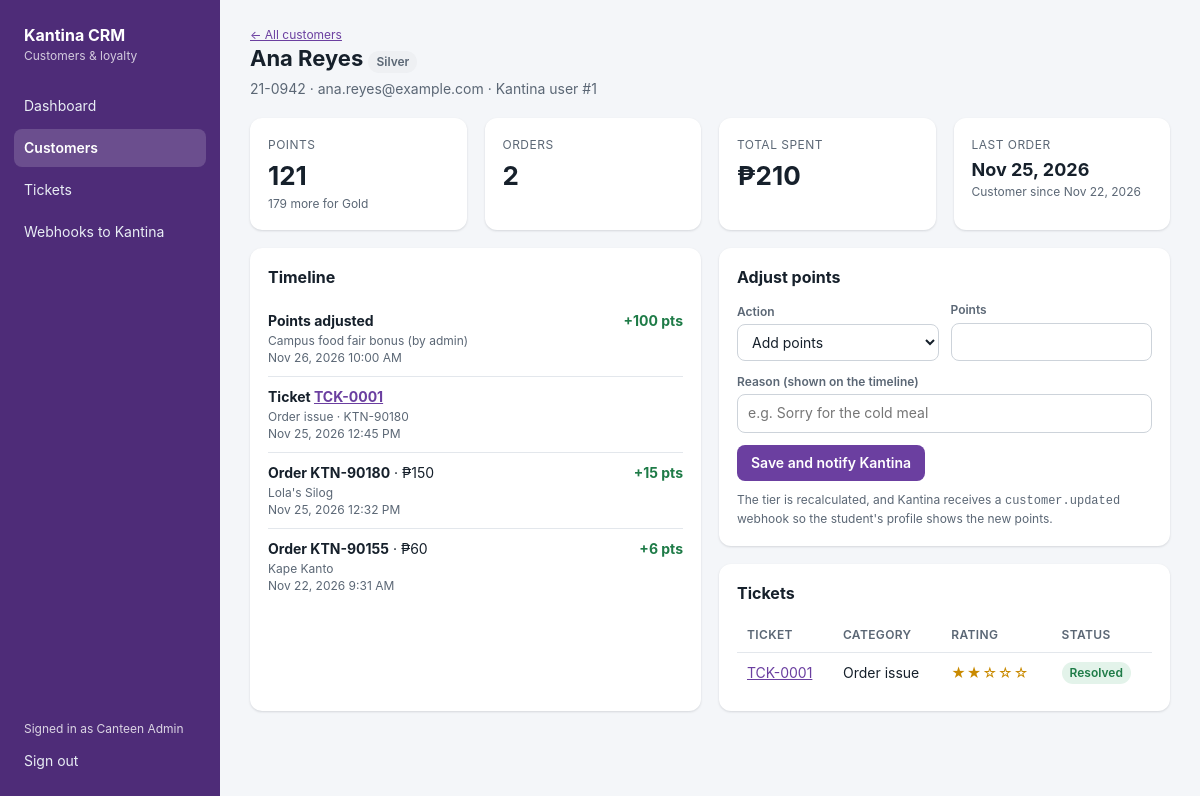
Screenshot of /crm/admin/customers.php?id=1 (signed in) with the database file from the repository.
### tables this page shows
CREATE TABLE crm_customers (
  id              INT UNSIGNED AUTO_INCREMENT PRIMARY KEY,
  kantina_user_id INT UNSIGNED  NOT NULL UNIQUE,
  student_id      VARCHAR(20)   NULL,
  name            VARCHAR(120)  NOT NULL,
  email           VARCHAR(120)  NULL,
  orders_count    INT UNSIGNED  NOT NULL DEFAULT 0,
  total_spent     DECIMAL(10,2) NOT NULL DEFAULT 0,
  points          INT UNSIGNED  NOT NULL DEFAULT 0,
  tier            ENUM('Bronze','Silver','Gold') NOT NULL DEFAULT 'Bronze',
  first_order_at  DATETIME      NULL,
  last_order_at   DATETIME      NULL,
  created_at      DATETIME      NOT NULL DEFAULT CURRENT_TIMESTAMP,
  updated_at      DATETIME      NOT NULL DEFAULT CURRENT_TIMESTAMP ON UPDATE CURRENT_TIMESTAMP,
  KEY idx_crm_customers_name (name)
);

CREATE TABLE crm_interactions (
  id          BIGINT UNSIGNED AUTO_INCREMENT PRIMARY KEY,
  customer_id INT UNSIGNED  NOT NULL,
  type        ENUM('order_completed','points_adjusted','ticket') NOT NULL,
  ref         VARCHAR(60)   NOT NULL,
  amount      DECIMAL(10,2) NULL,
  points      INT           NOT NULL DEFAULT 0,
  note        VARCHAR(255)  NULL,
  created_at  DATETIME      NOT NULL DEFAULT CURRENT_TIMESTAMP,
  UNIQUE KEY uq_crm_interaction (type, ref),
  KEY idx_crm_interactions_customer (customer_id, created_at),
  CONSTRAINT fk_crm_interactions_customer FOREIGN KEY (customer_id) REFERENCES crm_customers(id) ON DELETE CASCADE
);

CREATE TABLE crm_tickets (
  id           INT UNSIGNED AUTO_INCREMENT PRIMARY KEY,
  ticket_no    VARCHAR(20)  NULL UNIQUE,
  external_ref VARCHAR(40)  NOT NULL UNIQUE,
  customer_id  INT UNSIGNED NOT NULL,
  order_ref    VARCHAR(40)  NULL,
  stall_id     VARCHAR(40)  NULL,
  category     ENUM('order_issue','complaint','suggestion','praise') NOT NULL,
  rating       TINYINT UNSIGNED NULL,
  message      TEXT         NOT NULL,
  status       ENUM('open','in_progress','resolved') NOT NULL DEFAULT 'open',
  reply        TEXT         NULL,
  created_at   DATETIME     NOT NULL DEFAULT CURRENT_TIMESTAMP,
  updated_at   DATETIME     NOT NULL DEFAULT CURRENT_TIMESTAMP ON UPDATE CURRENT_TIMESTAMP,
  resolved_at  DATETIME     NULL,
  KEY idx_crm_tickets_status (status, created_at),
  CONSTRAINT fk_crm_tickets_customer FOREIGN KEY (customer_id) REFERENCES crm_customers(id) ON DELETE CASCADE
);

### crm/api/lib/Config.php (called while the page is built, shortened)
<?php
final class Config
{
    private static array $data = [];
    private static string $appDir = '';
    public static function load(string $appDir, string $appName): void
    {
        self::$appDir = rtrim($appDir, '/\\');
        $config = require self::$appDir . '/config.php';
        self::$data = $config;
    }
    public static function get(string $path, $default = null)
    {
        $node = self::$data;
        foreach (explode('.', $path) as $key) {
            $node = $node[$key];
        }
        return $node;
    }
}

### crm/api/lib/Db.php (called while the page is built, shortened)
<?php
final class Db
{
    private static ?PDO $pdo = null;
    public static function pdo(): PDO
    {
        if (self::$pdo === null) {
            $dsn = sprintf(
                'mysql:host=%s;port=%d;dbname=%s;charset=utf8mb4',
                Config::get('db.host', '127.0.0.1'),
                (int) Config::get('db.port', 3306),
                Config::get('db.name')
            );
            self::$pdo = new PDO($dsn, Config::get('db.user', 'root'), (string) Config::get('db.pass', ''), [
                PDO::ATTR_ERRMODE => PDO::ERRMODE_EXCEPTION,
                PDO::ATTR_DEFAULT_FETCH_MODE => PDO::FETCH_ASSOC,
                PDO::ATTR_EMULATE_PREPARES => false,
                PDO::ATTR_STRINGIFY_FETCHES => false,
            ]);
            self::$pdo->exec("SET time_zone = '+08:00'");
            self::$pdo->exec("SET SESSION sql_mode = 'ONLY_FULL_GROUP_BY,STRICT_TRANS_TABLES,NO_ZERO_IN_DATE,NO_ZERO_DATE,ERROR_FOR_DIVISION_BY_ZERO,NO_ENGINE_SUBSTITUTION'");
        }
        return self::$pdo;
    }
    public static function all(string $sql, array $params = []): array
    {
        $stmt = self::pdo()->prepare($sql);
        $stmt->execute($params);
        return $stmt->fetchAll();
    }
    public static function one(string $sql, array $params = []): ?array
    {
        $stmt = self::pdo()->prepare($sql);
        $stmt->execute($params);
        $row = $stmt->fetch();
        return $row === false ? null : $row;
    }
}

### crm/api/src/Customers.php (called while the page is built, shortened)
<?php
final class Customers
{
    public static function byId(int $id, bool $lock = false): array
    {
        $c = Db::one('SELECT * FROM crm_customers WHERE id = ?' . ($lock ? ' FOR UPDATE' : ''), [$id]);
        return $c;
    }
    public static function interactions(int $customerId, int $limit = 100): array
    {
        return Db::all('SELECT * FROM crm_interactions WHERE customer_id = ? ORDER BY created_at DESC, id DESC LIMIT ' . max(1, $limit), [$customerId]);
    }
}

### crm/api/src/Tickets.php (called while the page is built, shortened)
<?php
final class Tickets
{
    private static function baseSql(): string
    {
        return 'SELECT t.*, c.kantina_user_id, c.student_id, c.name AS customer_name
                  FROM crm_tickets t JOIN crm_customers c ON c.id = t.customer_id';
    }
    public static function forCustomer(int $customerId): array
    {
        return Db::all(self::baseSql() . ' WHERE t.customer_id = ? ORDER BY t.created_at DESC', [$customerId]);
    }
}

### crm/admin/customers.php (the view, shortened to what this page needs)
<?php
require __DIR__ . '/_init.php';
$id = isset($_GET['id']) ? (int) $_GET['id'] : null;
if ($id) {
    try {
        $c = Customers::byId($id);
    } catch (HttpError $e) {
        flash('error', $e->getMessage());
        redirect('customers.php');
    }
    $timeline = Customers::interactions($id);
    $tickets = Tickets::forCustomer($id);
    $nextTier = null;
    foreach (array_reverse(Customers::TIERS, true) as $tier => $min) {
        if ((int) $c['points'] < $min) {
            $nextTier = [$tier, $min - (int) $c['points']];
            break;
        }
    }
    ?>
    <div class="page-head">
      <div>
        <div class="small"><a href="customers.php">← All customers</a></div>
        <h1><?= h($c['name']) ?> <?= tier_badge($c['tier']) ?></h1>
        <div class="muted"><?= h($c['student_id'] ?: '—') ?> · <?= h($c['email'] ?: 'no email') ?> · Kantina user #<?= (int) $c['kantina_user_id'] ?></div>
      </div>
    </div>
    <div class="grid grid-4">
      <div class="card stat"><div class="label">Points</div><div class="value"><?= number_format((int) $c['points']) ?></div>
        <div class="small muted"><?= $nextTier ? h($nextTier[1]) . ' more for ' . h($nextTier[0]) : 'Top tier' ?></div></div>
      <div class="card stat"><div class="label">Orders</div><div class="value"><?= (int) $c['orders_count'] ?></div></div>
      <div class="card stat"><div class="label">Total spent</div><div class="value"><?= peso($c['total_spent']) ?></div></div>
      <div class="card stat"><div class="label">Last order</div><div class="value" style="font-size:18px;"><?= $c['last_order_at'] ? h(date('M j, Y', strtotime($c['last_order_at']))) : '—' ?></div>
        <div class="small muted">Customer since <?= h(date('M j, Y', strtotime($c['first_order_at'] ?: $c['created_at']))) ?></div></div>
    </div>
    <div class="grid grid-2">
      <div class="card">
        <h2>Timeline</h2>
        <?php if (!$timeline): ?><p class="muted">Nothing yet.</p><?php else: ?>
        <ul class="timeline">
          <?php foreach ($timeline as $i): ?>
            <li>
              <div>
                <?php if ($i['type'] === 'order_completed'): ?>
                  <strong>Order <?= h($i['ref']) ?></strong> · <?= peso($i['amount']) ?><div class="small muted"><?= h($i['note']) ?></div>
                <?php elseif ($i['type'] === 'points_adjusted'): ?>
                  <strong>Points adjusted</strong><div class="small muted"><?= h($i['note']) ?></div>
                <?php else: ?>
                  <strong>Ticket <a href="tickets.php?no=<?= h(urlencode($i['ref'])) ?>"><?= h($i['ref']) ?></a></strong><div class="small muted"><?= h($i['note']) ?></div>
                <?php endif; ?>
                <div class="small muted"><?= h(date('M j, Y g:i A', strtotime($i['created_at']))) ?></div>
              </div>
              <div class="nowrap">
                <?php if ((int) $i['points'] > 0): ?><span class="pts-plus">+<?= (int) $i['points'] ?> pts</span>
                <?php elseif ((int) $i['points'] < 0): ?><span class="pts-minus"><?= (int) $i['points'] ?> pts</span><?php endif; ?>
              </div>
            </li>
          <?php endforeach; ?>
        </ul>
        <?php endif; ?>
      </div>
      <div>
        <div class="card">
          <h2>Adjust points</h2>
          <form method="post">
            <div class="form-row">
              <div><label for="dir">Action</label>
                <select id="dir" name="direction"><option value="add">Add points</option><option value="remove">Remove points</option></select></div>
              <div><label for="pts">Points</label><input type="number" id="pts" name="points" min="1" max="100000" step="1" required></div>
            </div>
            <div class="field" style="margin-top:12px;"><label for="reason">Reason (shown on the timeline)</label>
              <input type="text" id="reason" name="reason" required minlength="3" maxlength="200" placeholder="e.g. Sorry for the cold meal"></div>
            <button class="btn" type="submit">Save and notify Kantina</button>
            <p class="small muted" style="margin:10px 0 0;">The tier is recalculated, and Kantina receives a <code>customer.updated</code> webhook so the student's profile shows the new points.</p>
          </form>
        </div>
        <div class="card">
          <h2>Tickets</h2>
          <?php if (!$tickets): ?><p class="muted">No feedback from this customer.</p><?php else: ?>
          <table>
            <tr><th>Ticket</th><th>Category</th><th>Rating</th><th>Status</th></tr>
            <?php foreach ($tickets as $t): ?>
              <tr class="clickable" onclick="location.href='tickets.php?no=<?= h(urlencode($t['ticket_no'])) ?>'">
                <td><a href="tickets.php?no=<?= h(urlencode($t['ticket_no'])) ?>"><?= h($t['ticket_no']) ?></a></td>
                <td><?= h(Tickets::LABELS[$t['category']]) ?></td>
                <td><?= stars($t['rating'] === null ? null : (int) $t['rating']) ?></td>
                <td><?= status_badge($t['status']) ?></td>
              </tr>
            <?php endforeach; ?>
          </table>
          <?php endif; ?>
        </div>
      </div>
    </div>
    <?php
    exit;
}
?>

### crm/admin/_init.php (shortened to what this page needs)
<?php
require_once __DIR__ . '/../api/lib/bootstrap.php';
require_once __DIR__ . '/../api/src/Customers.php';
require_once __DIR__ . '/../api/src/Tickets.php';
require_once __DIR__ . '/_layout.php';
function h($value): string
{
    return htmlspecialchars((string) $value, ENT_QUOTES, 'UTF-8');
}
function peso($amount): string
{
    $amount = (float) $amount;
    return '₱' . number_format($amount, fmod($amount, 1.0) ? 2 : 0);
}
function tier_badge(string $tier): string
{
    $class = ['Gold' => 'warn', 'Silver' => 'gray', 'Bronze' => 'bronze'][$tier] ?? 'gray';
    return '<span class="badge ' . $class . '">' . h($tier) . '</span>';
}
function status_badge(string $status): string
{
    $class = ['open' => 'bad', 'in_progress' => 'warn', 'resolved' => 'ok'][$status] ?? 'gray';
    return '<span class="badge ' . $class . '">' . h(Tickets::LABELS[$status] ?? $status) . '</span>';
}
function stars(?int $rating): string
{
    return $rating ? '<span class="stars" title="' . $rating . ' of 5">' . str_repeat('★', $rating) . str_repeat('☆', 5 - $rating) . '</span>' : '<span class="muted">—</span>';
}

### crm/admin/admin.css (style rules this page uses)
:root { --accent:#6B3FA0; --accent-deep:#4E2C78; --accent-tint:#F1EAF8; --ink:#16202B; --ink-soft:#5B6775; --ink-faint:#8C96A3; --line:#E3E7EC; --bg:#F4F6F9; --white:#fff; --ok:#1E7B47; --ok-tint:#E3F3EA; --warn:#9A6700; --warn-tint:#FFF4D6; --bad:#B42318; --bad-tint:#FDECEA; --radius:12px; --shadow:0 1px 2px rgba(16,24,40,.06), 0 1px 3px rgba(16,24,40,.08); }
* { box-sizing:border-box; }
html,body { margin:0; }
body { font-family:-apple-system,BlinkMacSystemFont,"Segoe UI",Roboto,Helvetica,Arial,sans-serif; background:var(--bg); color:var(--ink); font-size:14px; line-height:1.45; }
a { color:var(--accent); }
h1 { font-size:22px; margin:0 0 4px; }
h2 { font-size:16px; margin:0 0 12px; }
.muted { color:var(--ink-soft); }
.small { font-size:12px; }
.page-head { display:flex; align-items:flex-end; justify-content:space-between; gap:16px; margin-bottom:18px; flex-wrap:wrap; }
.card { background:var(--white); border-radius:var(--radius); box-shadow:var(--shadow); padding:18px; margin-bottom:18px; }
.grid { display:grid; gap:18px; }
.grid-2 { grid-template-columns:repeat(2,minmax(0,1fr)); }
.grid-4 { grid-template-columns:repeat(4,minmax(0,1fr)); }
.stat .label { color:var(--ink-soft); font-size:12px; text-transform:uppercase; letter-spacing:.04em; }
.stat .value { font-size:26px; font-weight:700; margin-top:4px; }
table { width:100%; border-collapse:collapse; }
th,td { text-align:left; padding:9px 10px; border-bottom:1px solid var(--line); vertical-align:middle; }
th { font-size:12px; color:var(--ink-soft); font-weight:600; text-transform:uppercase; letter-spacing:.03em; }
tr:last-child td { border-bottom:0; }
.badge { display:inline-block; padding:2px 8px; border-radius:999px; font-size:12px; font-weight:600; background:var(--accent-tint); color:var(--accent-deep); }
.badge.ok { background:var(--ok-tint); color:var(--ok); }
.badge.gray { background:#EEF0F3; color:var(--ink-soft); }
label { display:block; font-size:12px; font-weight:600; color:var(--ink-soft); margin-bottom:4px; }
input[type=text],input[type=number],input[type=password],input[type=date],input[type=time],input[type=url],select,textarea { width:100%; padding:8px 10px; border:1px solid #CDD3DA; border-radius:8px; font:inherit; background:#fff; color:var(--ink); }
.field { margin-bottom:12px; }
.form-row { display:grid; gap:12px; grid-template-columns:repeat(auto-fit,minmax(150px,1fr)); align-items:end; }
.btn { display:inline-flex; align-items:center; gap:6px; border:0; border-radius:8px; padding:8px 14px; font:inherit; font-weight:600; cursor:pointer; background:var(--accent); color:#fff; text-decoration:none; }
.nowrap { white-space:nowrap; }
.stars { color:#C98A00; letter-spacing:1px; white-space:nowrap; }
.timeline { list-style:none; margin:0; padding:0; }
.timeline li { display:flex; gap:12px; justify-content:space-between; padding:10px 0; border-bottom:1px solid var(--line); }
.timeline li:last-child { border-bottom:0; }
.pts-plus { color:var(--ok); font-weight:700; }
tr.clickable { cursor:pointer; }

### rows the page displays
crm_customers: name "Ana Reyes", tier "Silver", student "21-0942", email "ana.reyes@example.com", kantina_user "1", points "121", points "179", points "Gold", orders_count "2", total_spent "₱210", last_order_at "Nov 25, 2026", first_order_at "Nov 22, 2026"
crm_interactions: note "Campus food fair bonus (by admin)", created_at "Nov 26, 2026 10:00 AM", points "100"
crm_interactions: ref "TCK-0001", note "Order issue · KTN-90180", created_at "Nov 25, 2026 12:45 PM"
crm_interactions: ref "KTN-90180", amount "₱150", note "Lola's Silog", created_at "Nov 25, 2026 12:32 PM", points "15"
crm_interactions: ref "KTN-90155", amount "₱60", note "Kape Kanto", created_at "Nov 22, 2026 9:31 AM", points "6"
crm_tickets: ticket_no "TCK-0001", category "Order issue", rating "★★", rating "☆☆☆", status "Resolved"

### other values shown
$label "Dashboard"
$label "Customers"
$label "Tickets"
$label "Webhooks to Kantina"
$admin['name'] "Canteen Admin"
